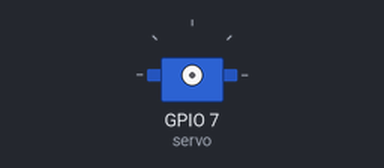
Recording of a program running on a simulated Raspberry Pi (BCM pin numbers). Shown: servo. Servo angles are drawn from the pulse width (0.5 ms = 0°, 2.5 ms = 180°).

Above: at 0.05 s.
At 6.0 s:
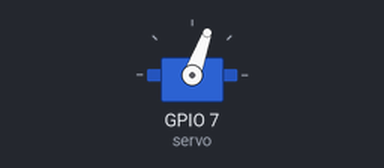
Timing chart, 0 to 7.8 s (numbered marks = the images above):
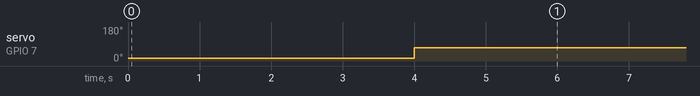

The program:

servo_test_code.py
```python
# (licence header left out)
from gpiozero import AngularServo
import time

servo = AngularServo (7, min_angle = 0, max_angle = 180, min_pulse_width = 0.00005, max_pulse_width = 0.0025)

while(1):
    servo.angle = 0
    time.sleep(2)
    servo.angle = 45
    time.sleep(2)
    servo.angle = 90
    time.sleep(2)
```

Measured:
- by itself, servo on GPIO 7 (servo): alternates 70° for 4.0 s and 15° for 2.0 s
